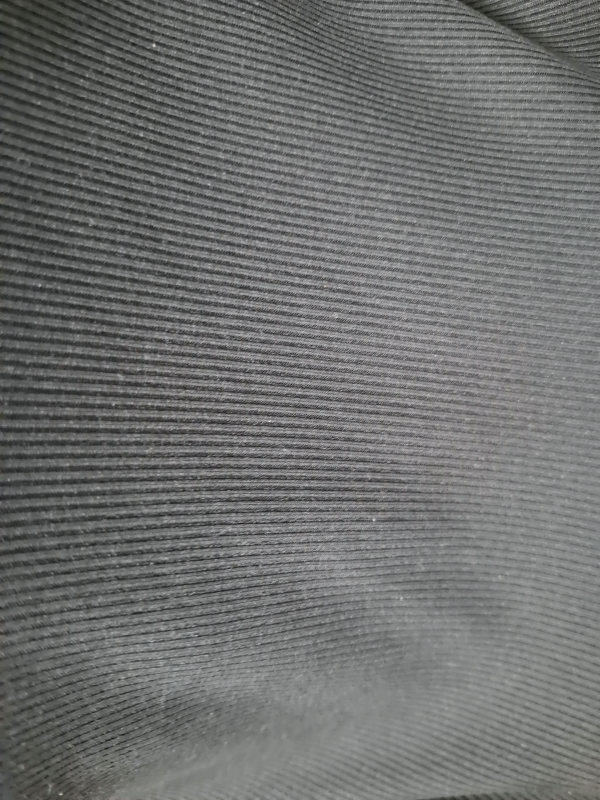
#> input picture data/dry_reference/cotton_dry.jpeg, 1200 x 1600 px (shown at 1/2 size)
$ python -i fabric_area.py   (imports and definitions only)
#> lines starting #> are read from the running program, lines starting #| are printed output that depends on the picture; after the words box and inside, x2 and y2 are one past the last pixel; in counts of white or black regions, pixels touching at a corner belong together
#> further down, picture is the input picture: shape (1600, 1200, 3); mean B, G, R 111.2, 112.1, 110.8
"""Locate the inner white specimen rim and reject unchanged opening-frame marks."""
from dataclasses import dataclass, field
from functools import lru_cache

import cv2
import numpy as np

from .models import DropletDetection


# [19 lines left out: functions _ellipse_outside, crop_fabric, not called in this run]


def find_fabric_area(frame: np.ndarray) -> tuple[int, int, int, int]:
    """Find a central circular white rim; fail instead of scanning the whole rig."""
    height, width = frame.shape[:2]
#> height = 1600; width = 1200
    scale = min(1., 640 / width)
#> scale = 0.533
    small = cv2.resize(frame, (round(width * scale), round(height * scale)))
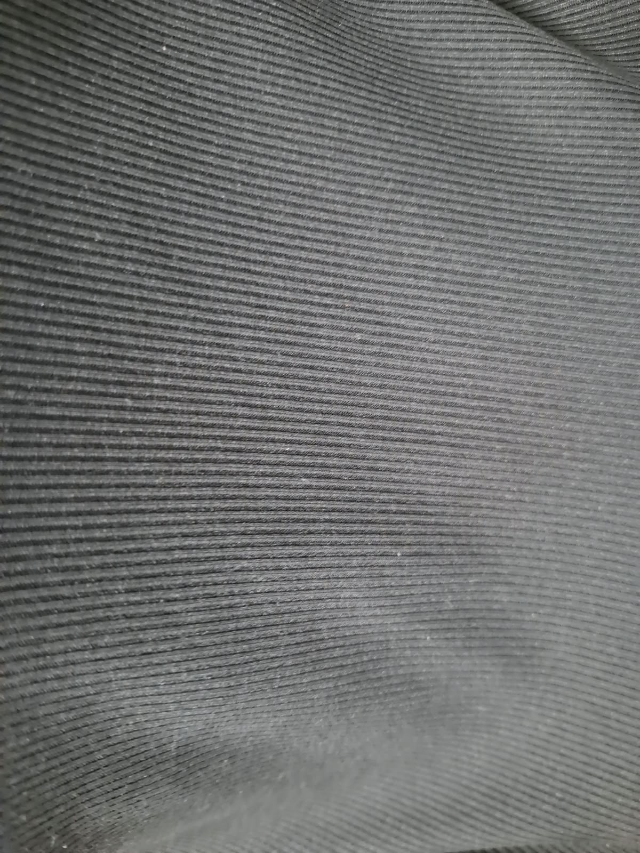
#> small: shape (853, 640, 3); mean B, G, R 111, 112, 110.7
    gray = cv2.cvtColor(small, cv2.COLOR_BGR2GRAY)
    minimum = min(gray.shape)
#> minimum = 640
    circles = cv2.HoughCircles(cv2.GaussianBlur(gray, (7, 7), 1.5),
                              cv2.HOUGH_GRADIENT, 1.2, minimum * .2,
                              param1=100, param2=40, minRadius=round(minimum * .24),
                              maxRadius=round(minimum * .49))
#> circles = 26 rows, first 8: [249, 283.8, 239.3], [94.2, 369, 313.2], [378.6, 234.6, 226.1], [219, 411, 205], [231, 156.6, 157.5], [391.8, 369, 224.8], [472.2, 491.4, 313.2], [527.4, 256.2, 245.9]
    hsv = cv2.cvtColor(small, cv2.COLOR_BGR2HSV)
#> hsv: shape (853, 640, 3); mean H, S, V 72.8, 5.9, 112.5
    angles = np.linspace(0, 2 * np.pi, 360, endpoint=False)
    best = None
    for cx, cy, radius in (() if circles is None else circles[0]):
        if not (.25 * gray.shape[1] < cx < .75 * gray.shape[1]
                and .2 * gray.shape[0] < cy < .8 * gray.shape[0]):
            continue
        radii = np.arange(round(radius * .72), round(radius * 1.18) + 1)
        xs = np.rint(cx + radii[:, None] * np.cos(angles)).astype(int)
        ys = np.rint(cy + radii[:, None] * np.sin(angles)).astype(int)
        valid = (xs >= 0) & (xs < gray.shape[1]) & (ys >= 0) & (ys < gray.shape[0])
        pixels = hsv[np.clip(ys, 0, gray.shape[0]-1), np.clip(xs, 0, gray.shape[1]-1)]
        coverage = ((pixels[..., 2] > 205) & (pixels[..., 1] < 110) & valid).mean(axis=1)
        # Require a broad, nearly complete bright band, not a few clamp LEDs.
        indices = np.flatnonzero(coverage >= .65)
        runs = np.split(indices, np.flatnonzero(np.diff(indices) != 1) + 1)
        for run in runs:
            if len(run) < max(4, minimum * .012):
                continue
            start = int(run[0])
            # Cloth inside the band must be distinguishable from a solid white disk.
            inner = coverage[max(0, start-18):max(1, start-5)]
            if not len(inner) or np.median(inner) > .5:
                continue
            inner_radius = radii[start] - max(3, minimum * .008)
            score = float(coverage[run].mean() * len(run))
            if best is None or score > best[0]:
                best = score, cx, cy, inner_radius
#> this loop made 26 passes
#> (cx, cy, radius) on passes 1 to 12: (249, 283.8, 239.3), (94.2, 369, 313.2), (378.6, 234.6, 226.1), (219, 411, 205), (231, 156.6, 157.5), (391.8, 369, 224.8), (472.2, 491.4, 313.2), (527.4, 256.2, 245.9), (120.6, 225, 193.1), (163.8, 528.6, 162.8), (337.8, 45, 230.1), (324.6, 484.2, 179.9)
#> pass 1, in find_fabric_area, `xs = np.rint(cx + radii[:, None] * np.cos(angles)).astype(int)`:
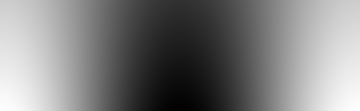
#> xs: shape (111, 360) int64; min -33, max 531, mean 249; drawn with min black and max white
#> pass 1, in find_fabric_area, `ys = np.rint(cy + radii[:, None] * np.sin(angles)).astype(int)`:
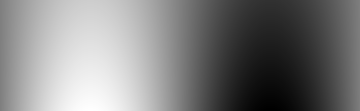
#> ys: shape (111, 360) int64; min 2, max 566, mean 283.8; drawn with min black and max white
#> pass 1, in find_fabric_area, `valid = (xs >= 0) & (xs < gray.shape[1]) & (ys >= 0) & (ys < gray.shap..`:
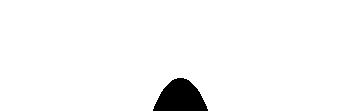
#> valid: shape (111, 360) bool; 96.9% white; 1 black region, box (x1, y1, x2, y2) and area: (153, 78, 208, 111) 1251
#> after the loop:
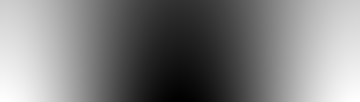
#> xs: shape (102, 360) int64; min 3, max 521, mean 262.2; drawn with min black and max white
#> after the loop:
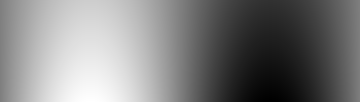
#> ys: shape (102, 360) int64; min 376, max 894, mean 635.4; drawn with min black and max white
    if best is None:
#> (the run stopped early here; a loop or call above may not have finished)
